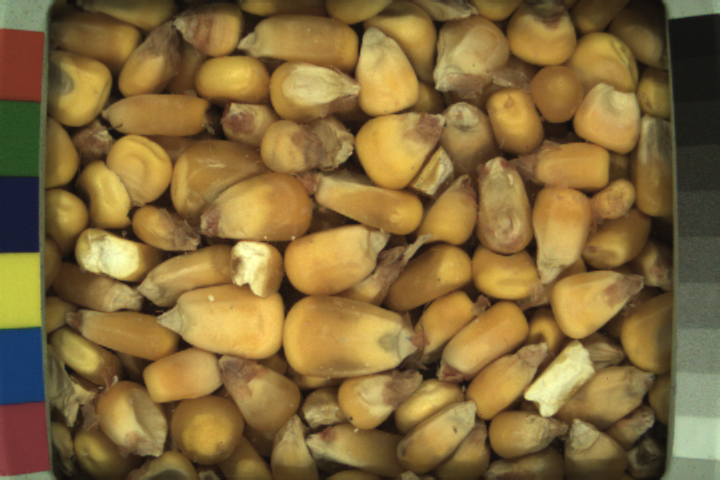
#> input picture Data/NG3_GQ_Corn_11MC_59lbs_50F_2017-11-16_11-0-33_Sensor-1_Frame-36_Ts-1510851850.1548.png, 720 x 480 px, found by its file name
$ python main.py   (older library calls are emulated)
#> lines starting #> are read from the running program, lines starting #| are printed output that depends on the picture; after the words box and inside, x2 and y2 are one past the last pixel; in counts of white or black regions, pixels touching at a corner belong together
import numpy as np
import matplotlib.pyplot as plt
import matplotlib
from skimage import io, filters, color, morphology, feature, exposure, util, measure
# from skimage import filters
# from skimage import color
import PIL.Image
import PIL
from scipy import ndimage as ndi
import cv2
cmap = matplotlib.colors.ListedColormap (np.random.rand ( 256,3))

img = io.imread(r'D:\Matlab\GrainParticleSize\NG3_GQ_Corn_11MC_59lbs_50F_2017-11-16_11-0-33_Sensor-1_Frame-36_Ts-1510851850.1548.png')
#> img is the input picture: shape (480, 720, 3); mean R, G, B 132.5, 107, 58.9
# img = io.imread(r'D:\Matlab\GrainParticleSize\NG3_GQ_Corn_32MC_53lbs_99F_2017-7-18_10-31-45_Sensor-1_Frame-32_Ts-1500374550.1573.png')

img = img/255.;
x1 = 63;x2 = x1+597;y1 = 21;y2 = y1+439;
imgc_ = img[y1:y2, x1:x2]
# imgc = imgc_
background = filters.gaussian(color.rgb2gray(imgc_), 60)
imgc = imgc_-np.expand_dims(background, axis=2);imgc = np.minimum(imgc - np.min(imgc),1);

## possibly use adaptive histogram before otsu to enhance contrast and get markers isolated easily (w/o distance transform)
## could do this after finding sure foreground as well so that we can ensure the watershed is only used to separate the kernels
# imgca = exposure.equalize_adapthist(imgc)

##### hyperparameters include the disk size, the distance-transform threshold, and the gradient lines stdev ######
dr = 25#30#20
dt_t = 7.5#10#5
grad_t = 4

## sure background
se = morphology.disk(dr);
Ie = morphology.erosion(color.rgb2gray(imgc),se);
Iobr = morphology.reconstruction(Ie,color.rgb2gray(imgc))
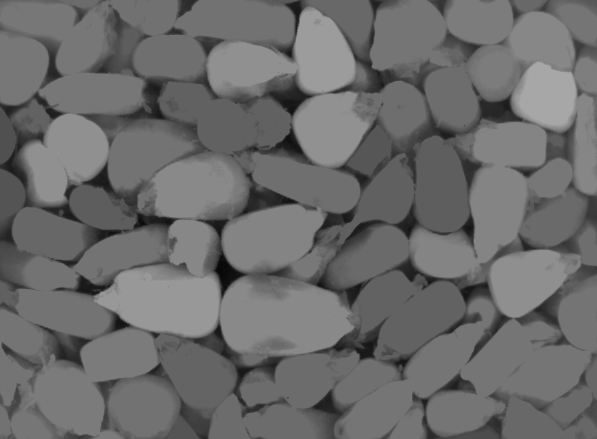
#> Iobr: shape (439, 597) float64; min 0.0265, max 0.655, mean 0.425
thresh = filters.threshold_otsu(Iobr)
#> thresh = 0.394
bg = imgc > thresh;
bg = bg.astype(np.float)
# plt.figure();plt.imshow(np.max(bg, axis=2))
# plt.title('Opening-by-Reconstruction')

## subtract off gradient lines from sure_bg then find markers
sure_bg=np.max(bg, axis=2)
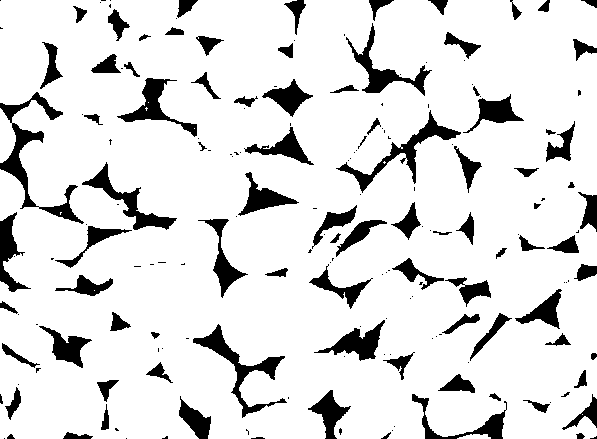
#> sure_bg: shape (439, 597) float64; values 0 (black) and 1 (white), 87.3% white; 186 black regions (95 under 20 px), largest, box (x1, y1, x2, y2) and area: (0, 92, 84, 224) 2035, (193, 324, 287, 418) 1574, (336, 110, 461, 193) 1514
gradlines = feature.canny(color.rgb2gray(imgc), grad_t)
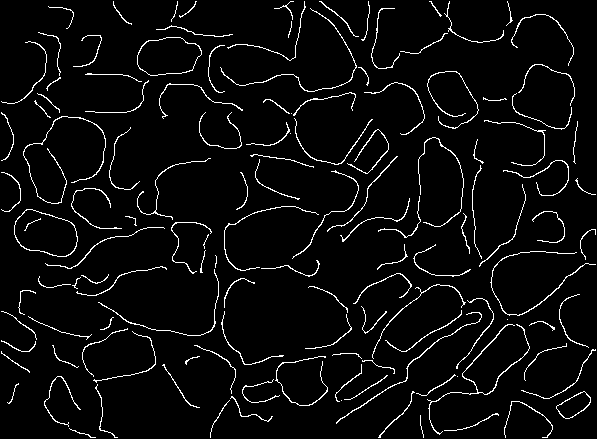
#> gradlines: shape (439, 597) bool; 4.5% white in thin lines or dots
D1 = ndi.distance_transform_edt(np.maximum(sure_bg-gradlines,0))
dist_binary1 = D1 > dt_t
#> dist_binary1: shape (439, 597) bool; 34.7% white; 101 white regions (15 under 20 px), largest, box (x1, y1, x2, y2) and area: (230, 279, 342, 356) 5911, (108, 270, 211, 328) 3950, (480, 129, 537, 249) 3463
dist_binary1 = dist_binary1.astype(np.float)
# plt.figure();plt.imshow(dist_binary1)
dist_binary1_ = morphology.remove_small_holes(util.pad(dist_binary1, (1,), 'constant', constant_values=0).astype(np.int), 400)
#> dist_binary1_: shape (441, 599) bool; 34.4% white; 101 white regions (15 under 20 px), largest, box (x1, y1, x2, y2) and area: (231, 280, 343, 357) 5911, (109, 271, 212, 329) 3950, (481, 130, 538, 250) 3463
dist_binary1_ = dist_binary1_[1:-1, 1:-1]
# plt.figure();plt.imshow(dist_binary1_)
## sure foreground (use only 2nd and 3rd channels and find markers)
fat_markers=bg[:,:,1] ## excludes red channel or blue channel only active -- good for corn
#> fat_markers: shape (439, 597) float64; values 0 (black) and 1 (white), 73.7% white; 173 black regions (140 under 20 px), largest, box (x1, y1, x2, y2) and area: (77, 0, 597, 382) 38425, (0, 90, 191, 316) 9779, (28, 307, 307, 439) 8358
D2 = ndi.distance_transform_edt(fat_markers)
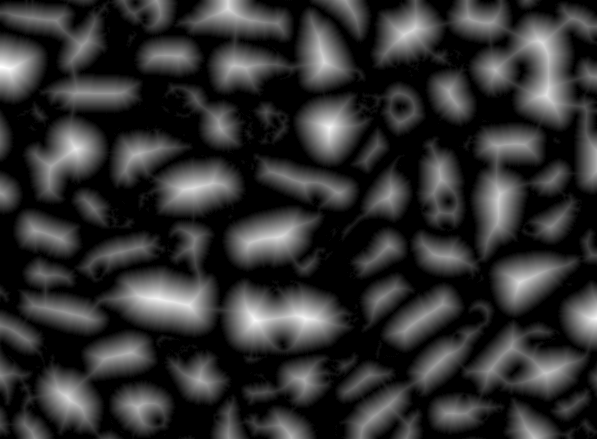
#> D2: shape (439, 597) float64; min 0, max 35.06, mean 6.8; drawn with min black and max white
dist_binary2 = D2 > dt_t
#> dist_binary2: shape (439, 597) bool; 38.1% white; 72 white regions (5 under 20 px), largest, box (x1, y1, x2, y2) and area: (452, 0, 597, 188) 8973, (224, 285, 345, 348) 5470, (104, 272, 216, 331) 4508
dist_binary2 = dist_binary2.astype(np.float)
# plt.figure();plt.imshow(dist_binary2)
dist_binary2_ = morphology.remove_small_holes(util.pad(dist_binary2, (1,), 'constant', constant_values=0).astype(np.int), 300)
#> dist_binary2_: shape (441, 599) bool; 37.9% white; 72 white regions (5 under 20 px), largest, box (x1, y1, x2, y2) and area: (453, 1, 598, 189) 8973, (225, 286, 346, 349) 5470, (105, 273, 217, 332) 4508
dist_binary2_ = dist_binary2_[1:-1, 1:-1]
# plt.figure();plt.imshow(dist_binary2_)

sure_fg=dist_binary1_.astype(np.float) * dist_binary2_.astype(np.float)
#> sure_fg: shape (439, 597) float64; values 0 (black) and 1 (white), 28.3% white; 90 white regions (8 under 20 px), largest, box (x1, y1, x2, y2) and area: (230, 287, 342, 348) 5058, (108, 275, 211, 328) 3856, (480, 130, 537, 249) 3386

sure_fgo = morphology.binary_opening(sure_fg, morphology.disk(5))
#> sure_fgo: shape (439, 597) bool; 26.3% white; 69 white regions, largest, box (x1, y1, x2, y2) and area: (230, 287, 341, 348) 5008, (113, 275, 211, 328) 3822, (232, 214, 310, 263) 2659

unknown = np.maximum(sure_bg-sure_fgo,0)

markers = measure.label(sure_fgo, background=0)
#> markers: shape (439, 597) int32; 70 distinct labels, from 0 to 69
markers += 1
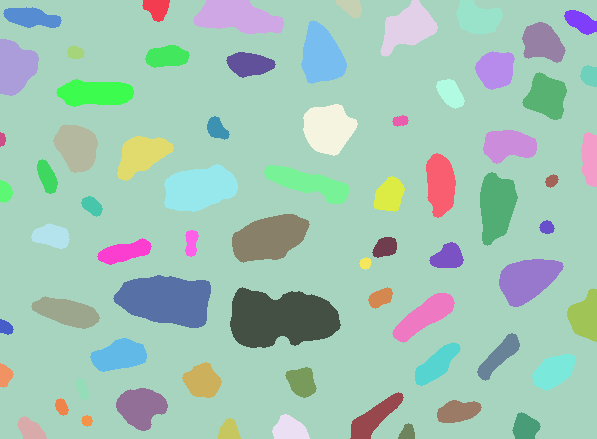
#> markers: shape (439, 597) int32; 70 distinct labels, from 1 to 70; one colour per label, 0 black
markers[unknown==1] = 0
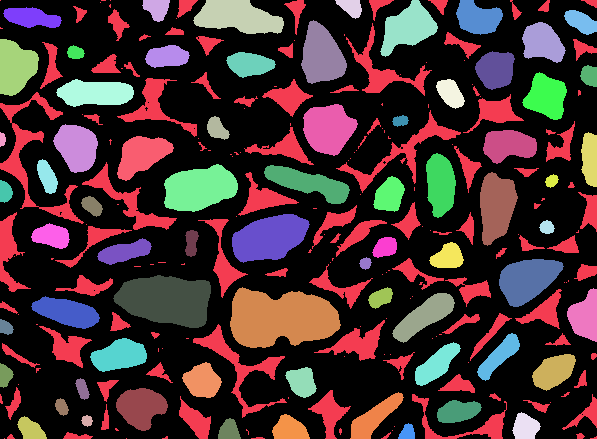
#> markers: shape (439, 597) int32; 71 distinct labels, from 0 to 70; one colour per label, 0 black
# plt.figure();plt.imshow(markers, cmap=cmap)

imgc_ = np.uint8(imgc*255.)
labels = cv2.watershed(imgc_,markers)
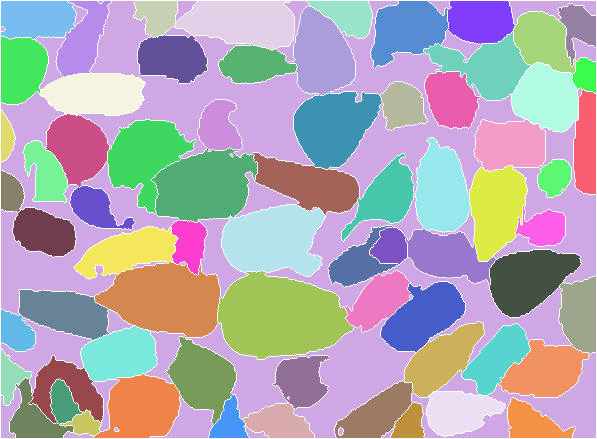
#> labels: shape (439, 597) int32; 72 distinct labels, from -1 to 70; one colour per label, 0 black, -1 white

#> (the run stopped early here; a loop or call above may not have finished)

$ run again, with Data/NG3_GQ_Corn_32MC_53lbs_99F_2017-7-18_10-31-45_Sensor-1_Frame-32_Ts-1500374550.1573.png copied over Data/NG3_GQ_Corn_11MC_59lbs_50F_2017-11-16_11-0-33_Sensor-1_Frame-36_Ts-1510851850.1548.png
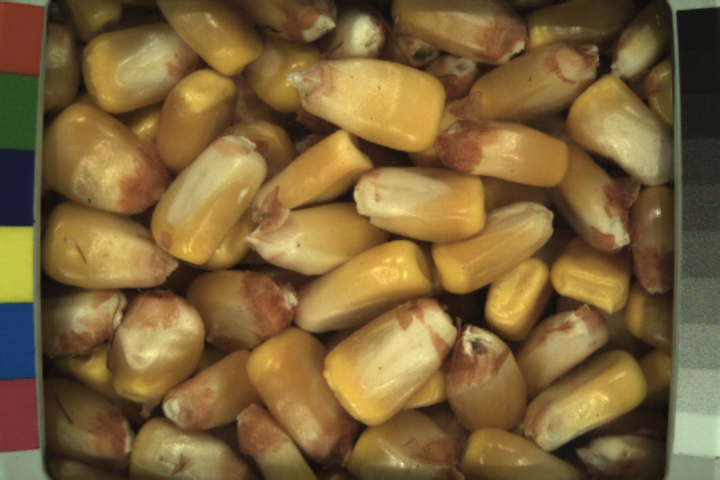
#> input picture Data/NG3_GQ_Corn_32MC_53lbs_99F_2017-7-18_10-31-45_Sensor-1_Frame-32_Ts-1500374550.1573.png, 720 x 480 px, found by its file name
#> img is the input picture: shape (480, 720, 3); mean R, G, B 124.7, 99.3, 56.9
#> thresh = 0.387
#> `sure_bg=np.max(bg, axis=2)`:
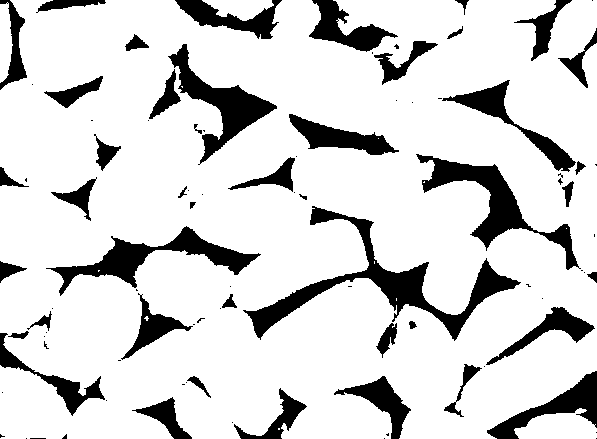
#> sure_bg: shape (439, 597) float64; values 0 (black) and 1 (white), 83.6% white; 92 black regions (48 under 20 px), largest, box (x1, y1, x2, y2) and area: (243, 206, 521, 341) 6087, (416, 154, 581, 270) 3953, (46, 226, 261, 296) 3608
#> gradlines: shape (439, 597) bool; 3% white in thin lines or dots
#> fat_markers: shape (439, 597) float64; values 0 (black) and 1 (white), 65.2% white; 139 black regions (126 under 20 px), largest, box (x1, y1, x2, y2) and area: (0, 0, 597, 439) 82503, (165, 0, 290, 42) 3071, (485, 367, 597, 439) 2684
#> sure_fg: shape (439, 597) float64; values 0 (black) and 1 (white), 31% white; 51 white regions (8 under 20 px), largest, box (x1, y1, x2, y2) and area: (201, 37, 373, 123) 8046, (97, 121, 194, 235) 6026, (31, 0, 183, 82) 5457
#> sure_fgo: shape (439, 597) bool; 30% white; 39 white regions, largest, box (x1, y1, x2, y2) and area: (202, 38, 373, 123) 8001, (99, 121, 194, 235) 5957, (31, 0, 181, 82) 5409
#> unknown: shape (439, 597) float64; values 0 (black) and 1 (white), 53.6% white; 131 black regions (48 under 20 px), largest, box (x1, y1, x2, y2) and area: (202, 38, 373, 123) 8001, (243, 206, 521, 341) 6087, (99, 121, 194, 235) 5957
#> `labels = cv2.watershed(imgc_,markers)`:
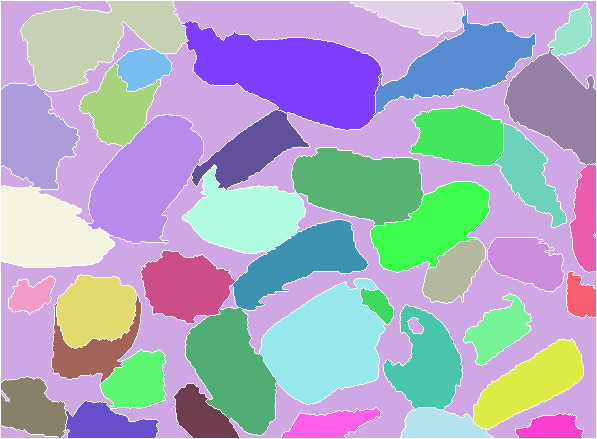
#> labels: shape (439, 597) int32; 41 distinct labels, from -1 to 40; one colour per label, 0 black, -1 white
